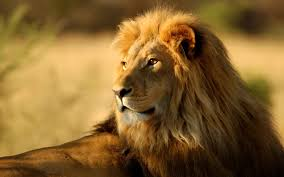
#> input picture lion.jpeg, 284 x 177 px
$ python check.py
#> lines starting #> are read from the running program, lines starting #| are printed output that depends on the picture
import cv2
img1=cv2.imread('lion.jpeg')
#> img1 is the input picture: shape (177, 284, 3); mean B, G, R 47.5, 99, 132.8
print(img1.shape)
#| (177, 284, 3)
img2=cv2.resize(img1,(512,512))
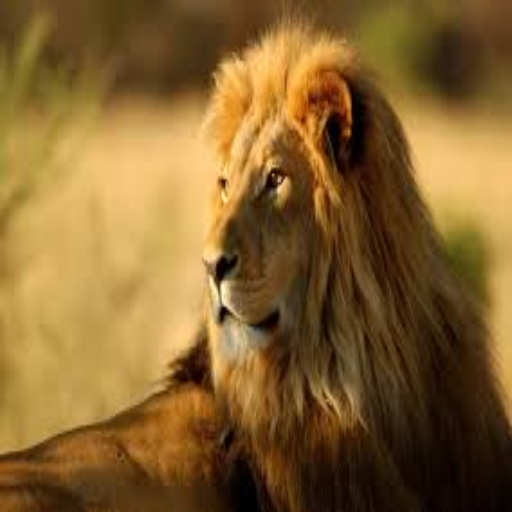
#> img2: shape (512, 512, 3); mean B, G, R 47.3, 98.9, 132.7
print(img2.shape)
#| (512, 512, 3)
img3=cv2.imread('nature.jpg')
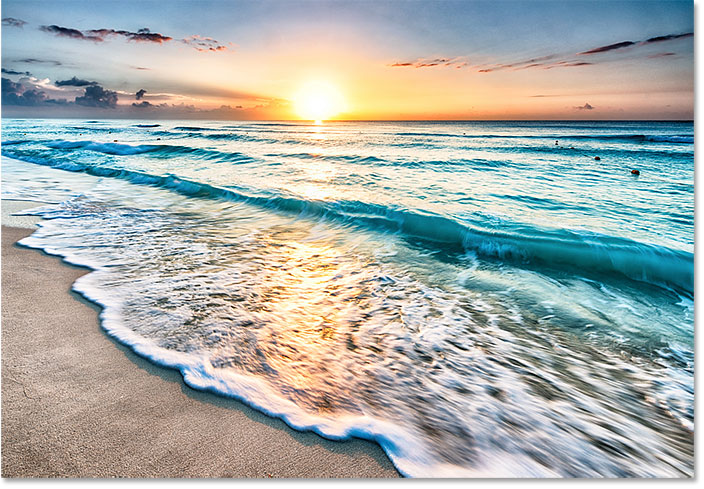
#> input picture nature.jpg, 704 x 489 px
#> img3 is the input picture: shape (489, 704, 3); mean B, G, R 172, 175.6, 168.4
print(img3.shape)
#| (489, 704, 3)
img4=cv2.resize(img3,(512,512))
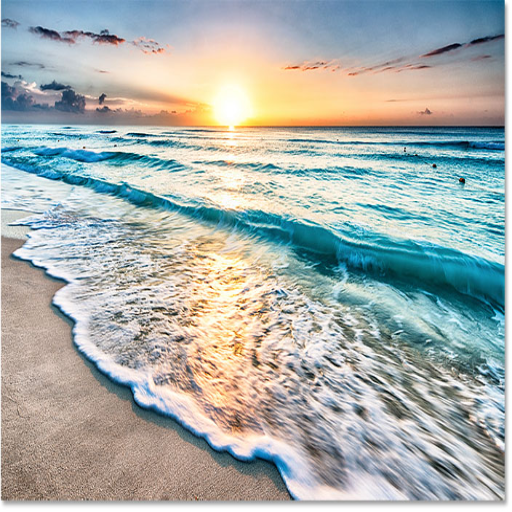
#> img4: shape (512, 512, 3); mean B, G, R 171.9, 175.4, 168.3
print(img4.shape)
#| (512, 512, 3)


cv2.imshow('img1',img1)
cv2.imshow('img2',img2)
cv2.imshow('img3',img3)
cv2.imshow('img4',img3)


cv2.waitKey(0)
cv2.destroyAllWindows()
cv2.imwrite('lion_copy.png',img2)
cv2.imwrite('nature_copy.png',img4)
